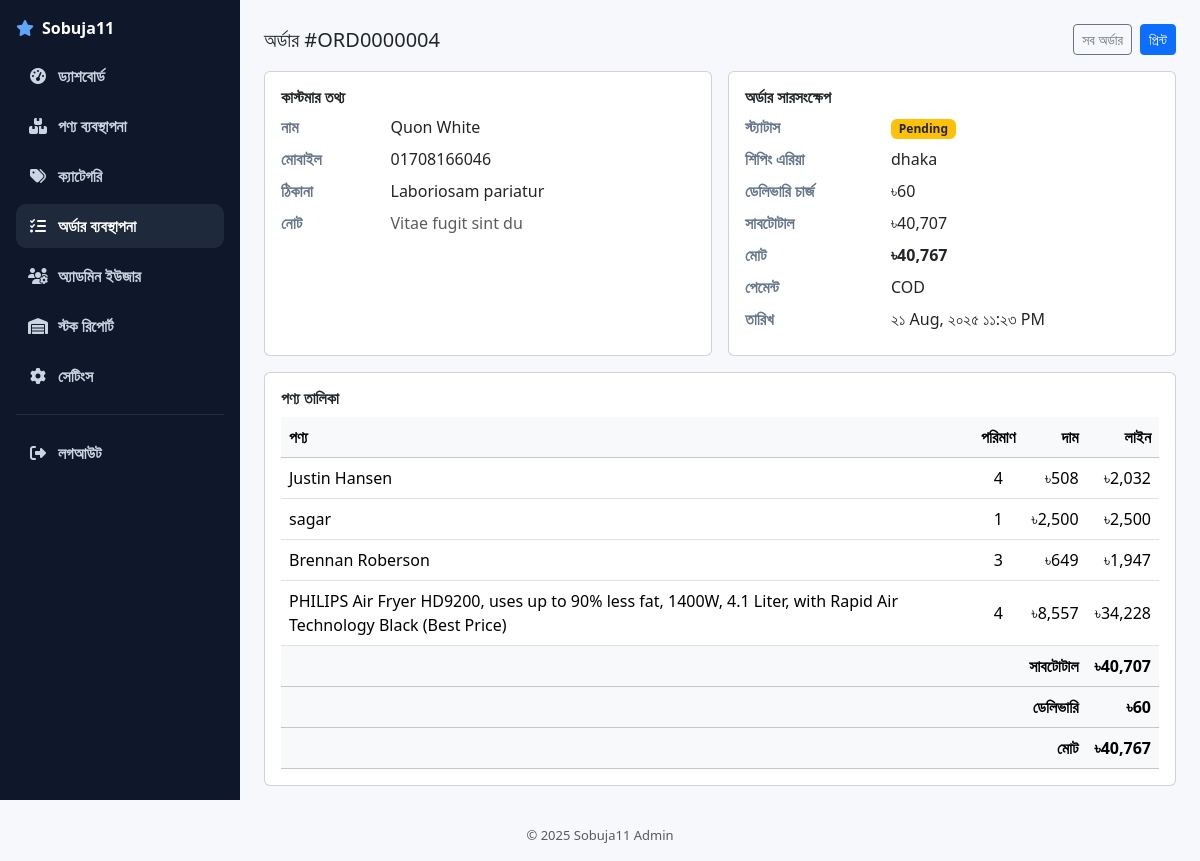
/admin/order_view.php?id=4 (signed in), run on the app's committed database.
### tables this page shows
CREATE TABLE IF NOT EXISTS `orders` (
  `id` int(11) NOT NULL AUTO_INCREMENT,
  `order_code` varchar(20) DEFAULT NULL,
  `customer_name` varchar(255) NOT NULL,
  `mobile` varchar(30) NOT NULL,
  `address` text NOT NULL,
  `shipping_area` enum('dhaka','nationwide') NOT NULL DEFAULT 'dhaka',
  `shipping_fee` decimal(10,2) NOT NULL DEFAULT 0.00,
  `subtotal` decimal(10,2) NOT NULL DEFAULT 0.00,
  `total` decimal(10,2) NOT NULL DEFAULT 0.00,
  `payment_method` enum('COD') NOT NULL DEFAULT 'COD',
  `note` text DEFAULT NULL,
  `status` enum('pending','processing','shipped','delivered','cancelled') NOT NULL DEFAULT 'pending',
  `created_at` timestamp NOT NULL DEFAULT current_timestamp(),
  PRIMARY KEY (`id`),
  UNIQUE KEY `order_code` (`order_code`)
);

CREATE TABLE IF NOT EXISTS `order_items` (
  `id` int(11) NOT NULL AUTO_INCREMENT,
  `order_id` int(11) NOT NULL,
  `product_id` int(11) NOT NULL,
  `qty` int(11) NOT NULL,
  `price` decimal(10,2) NOT NULL,
  PRIMARY KEY (`id`),
  KEY `order_id` (`order_id`),
  KEY `product_id` (`product_id`),
  CONSTRAINT `order_items_ibfk_1`
    FOREIGN KEY (`order_id`) REFERENCES `orders` (`id`) ON DELETE CASCADE,
  CONSTRAINT `order_items_ibfk_2`
    FOREIGN KEY (`product_id`) REFERENCES `products` (`id`)
);

### config.php (called while the page is built, shortened)
<?php
function h($s){ return htmlspecialchars($s ?? '', ENT_QUOTES, 'UTF-8'); }
function money_bd($n){ return '৳'.number_format((float)$n, 0); }
?>

### admin/order_view.php (the view, shortened to what this page needs)
<?php
require_once __DIR__.'/header.php';
$pdo = get_pdo();
function bn_digits($s){
  return strtr((string)$s, ['0'=>'০','1'=>'১','2'=>'২','3'=>'৩','4'=>'৪','5'=>'৫','6'=>'৬','7'=>'৭','8'=>'৮','9'=>'৯']);
}
function dateBD($ts){
  return bn_digits(date('d M, Y g:i A', is_numeric($ts)? (int)$ts : strtotime($ts)));
}
function status_badge_class($s){
  switch ($s) {
    case 'pending':    return 'bg-warning text-dark';
  }
  return 'bg-light text-dark';
}
$id = (int)($_GET['id'] ?? 0);
$stm = $pdo->prepare("SELECT * FROM orders WHERE id=?");
$stm->execute([$id]);
$o = $stm->fetch(PDO::FETCH_ASSOC);
$it = $pdo->prepare("
  SELECT oi.*, COALESCE(p.name, CONCAT('#', oi.product_id)) AS pname
  FROM order_items oi
  LEFT JOIN products p ON p.id = oi.product_id
  WHERE oi.order_id=?
  ORDER BY oi.id
");
$it->execute([$id]);
$items = $it->fetchAll(PDO::FETCH_ASSOC);
$calcSub = 0;
foreach ($items as $r) { $calcSub += ((float)$r['price']) * ((int)$r['qty']); }
$subtotal = isset($o['subtotal']) && $o['subtotal']!==null ? (float)$o['subtotal'] : $calcSub;
$shipping = isset($o['shipping_fee']) ? (float)$o['shipping_fee'] : 0;
$total    = isset($o['total']) ? (float)$o['total'] : ($subtotal + $shipping);
$created = $o['created_at'] ?? '';
if ($created) { $ts = strtotime($created); if ($ts) $created = date('Y-m-d H:i', $ts); }
?>
<div class="d-flex justify-content-between align-items-center mb-3">
  <h5 class="m-0">অর্ডার #<?php echo h($o['order_code'] ?? $o['id']); ?></h5>
  <div class="d-flex gap-2">
    <a class="btn btn-outline-secondary btn-sm" href="orders.php">সব অর্ডার</a>
    <a class="btn btn-primary btn-sm" target="_blank" href="order_print.php?id=<?php echo (int)$o['id']; ?>">প্রিন্ট</a>
  </div>
</div>
<div class="row g-3">
  <div class="col-12 col-lg-6">
    <div class="card h-100">
      <div class="card-body">
        <h6 class="fw-bold mb-2">কাস্টমার তথ্য</h6>
        <dl class="row mini mb-0">
          <dt class="col-4 col-sm-3">নাম</dt><dd class="col-8 col-sm-9"><?php echo h($o['customer_name']); ?></dd>
          <dt class="col-4 col-sm-3">মোবাইল</dt><dd class="col-8 col-sm-9"><?php echo h($o['mobile']); ?></dd>
          <dt class="col-4 col-sm-3">ঠিকানা</dt><dd class="col-8 col-sm-9"><?php echo nl2br(h($o['address'])); ?></dd>
          <?php if(!empty($o['note'])): ?>
            <dt class="col-4 col-sm-3">নোট</dt><dd class="col-8 col-sm-9 text-muted"><?php echo nl2br(h($o['note'])); ?></dd>
          <?php endif; ?>
        </dl>
      </div>
    </div>
  </div>
  <div class="col-12 col-lg-6">
    <div class="card h-100">
      <div class="card-body">
        <h6 class="fw-bold mb-2">অর্ডার সারসংক্ষেপ</h6>
        <dl class="row mini mb-0">
          <dt class="col-5 col-sm-4">স্ট্যাটাস</dt>
          <dd class="col-7 col-sm-8">
            <span class="badge <?php echo status_badge_class($o['status'] ?? ''); ?>">
              <?php echo ucfirst(h($o['status'] ?? '')); ?>
            </span>
          </dd>
          <dt class="col-5 col-sm-4">শিপিং এরিয়া</dt>
          <dd class="col-7 col-sm-8"><?php echo h($o['shipping_area']); ?></dd>
          <dt class="col-5 col-sm-4">ডেলিভারি চার্জ</dt>
          <dd class="col-7 col-sm-8"><?php echo money_bd($shipping); ?></dd>
          <dt class="col-5 col-sm-4">সাবটোটাল</dt>
          <dd class="col-7 col-sm-8"><?php echo money_bd($subtotal); ?></dd>
          <dt class="col-5 col-sm-4">মোট</dt>
          <dd class="col-7 col-sm-8 fw-bold"><?php echo money_bd($total); ?></dd>
          <dt class="col-5 col-sm-4">পেমেন্ট</dt>
          <dd class="col-7 col-sm-8"><?php echo h($o['payment_method'] ?? ''); ?></dd>
          <dt class="col-5 col-sm-4">তারিখ</dt>
          <dd class="col-7 col-sm-8"><?php echo dateBD(h($created)); ?></dd>
        </dl>
      </div>
    </div>
  </div>
</div>
<div class="card mt-3">
  <div class="card-body">
    <h6 class="fw-bold mb-2">পণ্য তালিকা</h6>
    <div class="table-responsive">
      <table class="table align-middle mb-0">
        <thead class="table-light">
          <tr>
            <th>পণ্য</th>
            <th class="text-center">পরিমাণ</th>
            <th class="text-end">দাম</th>
            <th class="text-end">লাইন</th>
          </tr>
        </thead>
        <tbody>
          <?php foreach($items as $r):
            $qty   = (int)$r['qty'];
            $price = (float)$r['price'];
            $line  = $price * $qty;
          ?>
          <tr>
            <td data-label="পণ্য"><?php echo h($r['pname']); ?></td>
            <td data-label="পরিমাণ" class="text-center"><?php echo $qty; ?></td>
            <td data-label="দাম" class="text-end"><?php echo money_bd($price); ?></td>
            <td data-label="লাইন" class="text-end"><?php echo money_bd($line); ?></td>
          </tr>
          <?php endforeach; ?>
        </tbody>
        <tfoot class="table-light">
          <tr>
            <th colspan="3" class="text-end">সাবটোটাল</th>
            <th class="text-end"><?php echo money_bd($subtotal); ?></th>
          </tr>
          <tr>
            <th colspan="3" class="text-end">ডেলিভারি</th>
            <th class="text-end"><?php echo money_bd($shipping); ?></th>
          </tr>
          <tr>
            <th colspan="3" class="text-end">মোট</th>
            <th class="text-end"><?php echo money_bd($total); ?></th>
          </tr>
        </tfoot>
      </table>
    </div>
  </div>
</div>
<?php require __DIR__.'/footer.php'; ?>

### admin/header.php (style rules this page uses)
:root { --sidebar-bg:#0f172a; --sidebar-hover:#1e293b; --sidebar-text:#cbd5e1; --sidebar-active:#ffffff; }
body { overflow-x:hidden;background:#f6f8fb }

### admin/order_view.php (style rules this page uses)
.mini dt { color:#64748b }
.mini dd { margin-bottom:.5rem }

### data on the page
orders: order_code "ORD0000004", customer_name "Quon White", mobile "01708166046", address "Laboriosam pariatur", note "Vitae fugit sint du", status "Pending", shipping_area "dhaka", shipping_fee "৳60", subtotal "৳40,707", total "৳40,767", payment_method "COD", created_at "২১ Aug, ২০২৫ ১১:২৩ PM"
order_items: pname "Justin Hansen", qty "4", price "৳508", money_bd($line) "৳2,032"
order_items: pname "sagar", qty "1", price "৳2,500", money_bd($line) "৳2,500"
order_items: pname "Brennan Roberson", qty "3", price "৳649", money_bd($line) "৳1,947"
order_items: pname "PHILIPS Air Fryer HD9200, uses up to 90% less fat, 1400W, 4.1 Liter, with Rapid Air Technology Black (Best Price)", qty "4", price "৳8,557", money_bd($line) "৳34,228"

### other printed values
defined('APP_NAME') ? APP_NAME : 'Shop' "Sobuja11"
APP_NAME "Sobuja11"
